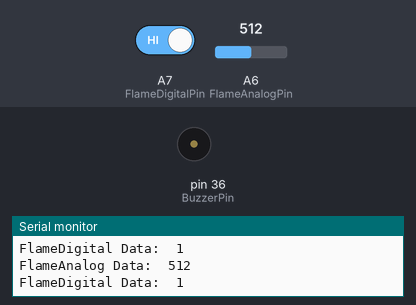
A sketch run on a simulated Arduino Mega 2560, built with avr-gcc and run on an emulated ATmega2560. Parts: buzzer (waves = sounding), the last lines printed to the serial monitor. The inputs (shaded band) are chosen by the test bench; at power-on: A7 (FlameDigitalPin) HIGH, A6 (FlameAnalogPin) = 512.

Above: at 1.2 s.
1.3 s: A7 (FlameDigitalPin) driven LOW
At 1.7 s:
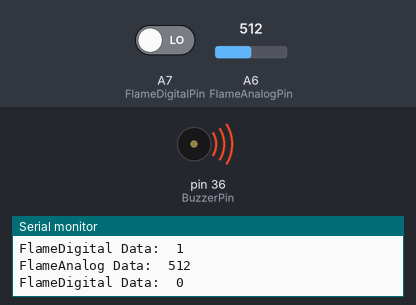
Timing chart, 0 to 8.8 s (numbered marks = the images above; inputs shaded):
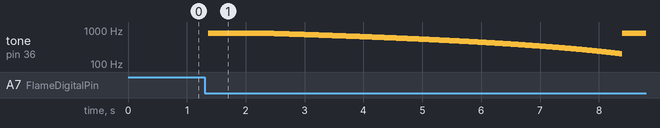

Measured:
- after the input at 1.3 s, tone on pin 36 (BuzzerPin): plays 800 Hz for 1.0 s, 799 Hz for 0.01 s, 798 Hz for 0.01 s, 797 Hz for 0.01 s, 796 Hz for 0.01 s, 795 Hz for 0.01 s … (602 notes in this stretch), starting after 0.06 s

The sketch:

FlameSensor.ino
```cpp
/*****************************************************
 * FlameSensor.ino
 * 目的:
 *  測試火焰感測器偵測功能
 * 方法:
 *  火焰感測器 + 蜂鳴器
 * 步驟:
 *  可用打火機在感測器前點火測試(感測器上的可變電阻可以調整靈敏度)
 * 結果:
 * 1. 觀察火焰感測器上的LED是否亮起
 * 2. 當偵測到火焰時,蜂鳴器會發出警報聲
*****************************************************/

#define FlameDigitalPin   A7 //定義火焰感測器腳位連接至A7腳
#define FlameAnalogPin    A6 //定義火焰感測器腳位連接至A6腳
#define BuzzerPin         36 //定義蜂鳴器腳位連接至36腳

int FlameAnalogValue  = 0;   //讀取火焰感測器類比值
int FlameDigitalValue = 0;   //讀取火焰感測器數位值


/************************* 初始設定 *********************/
void setup()
{
  Serial.begin(9600);              //設置埠口通訊速率

  pinMode(FlameDigitalPin, INPUT); //設置火焰感測器數位接腳為輸入
  pinMode(FlameAnalogPin,  INPUT); //設置火焰感測器類比接腳為輸入
  pinMode(BuzzerPin,       OUTPUT);//設置蜂鳴器接腳為輸出
}

/************************* 主程式 ***********************/
void loop()
{
  FlameAnalogValue = analogRead(FlameAnalogPin);    //讀取火焰感測器類比值
  FlameDigitalValue = digitalRead(FlameDigitalPin); //讀取火焰感測器數位值

  Serial.print("FlameAnalog Data:  ");
  Serial.println(FlameAnalogValue);  //輸出火焰感測器類比值
  Serial.print("FlameDigital Data:  ");
  Serial.println(FlameDigitalValue); //輸出火焰感測器數位值

  //判斷火焰感測器是否檢測到火焰，若是，則蜂鳴器發出警報聲
  if (FlameDigitalValue == 0)
  {
    //蜂鳴器音頻由低到高 200HZ ~ 800HZ
    for(int i = 200; i <= 800; i++)
    {
        tone(BuzzerPin, i);
    }

    delay(1000); //延遲1秒

    //蜂鳴器音頻由高到低 800HZ ~ 200HZ
    for(int i= 800; i >= 200; i--)
    {
        tone(BuzzerPin, i);
        delay(10);
    }
  }
  else
  {
    noTone(BuzzerPin); //關閉蜂鳴器
    delay(10);
  }
}
```
